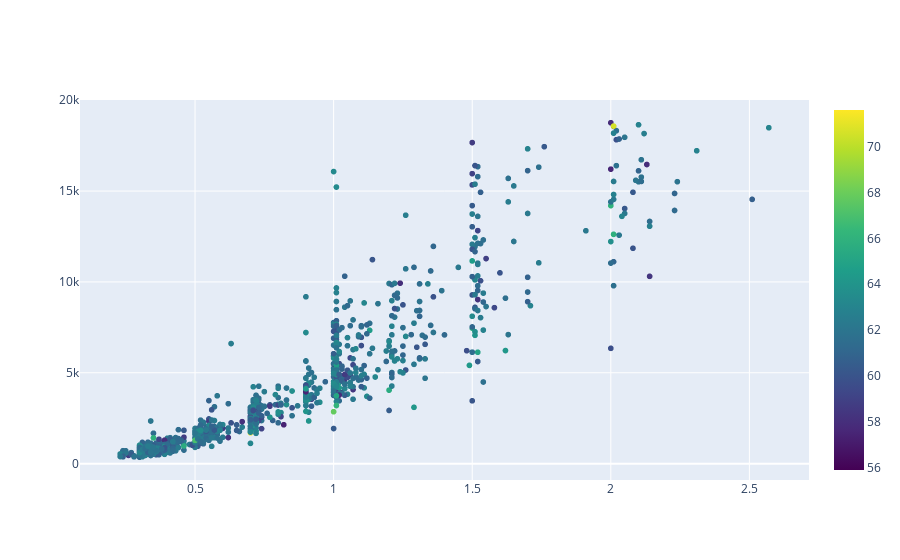

The notebook cell saved with this chart:
### Code cell
trace = go.Scattergl(
    x = sample.carat,
    y = sample.price,
    text= sample.clarity,
    mode = 'markers',
    
    marker = dict(
#         size = sample.carat*5,
        color = sample.depth,
        colorscale='Viridis',
        showscale=True
    )
)

data = [trace]

iplot(data)

### Figure 1 — Plotly figure (JSON) as saved in the notebook; plotly's stock layout.template omitted (floating-point values rounded to 4 significant figures; data arrays with more than 128 entries replaced by an {"elided": "..."} marker saying what was removed)
{"data": [{"marker": {"color": {"elided": "1000 float values"}, "colorscale": [[0, "#440154"], [0.1111, "#482878"], [0.2222, "#3e4989"], [0.3333, "#31688e"], [0.4444, "#26828e"], [0.5556, "#1f9e89"], [0.6667, "#35b779"], [0.7778, "#6ece58"], [0.8889, "#b5de2b"], [1, "#fde725"]], "showscale": true}, "mode": "markers", "text": {"elided": "1000 str values"}, "type": "scattergl", "x": {"elided": "1000 float values"}, "y": {"elided": "1000 int values"}}], "layout": {}}
